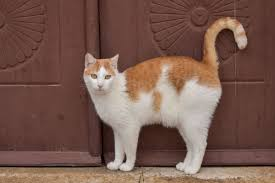
#> input picture ComputerVision/Source/Kucing.jpeg, 275 x 183 px, found by its file name
$ python Bab2_3.py
#> lines starting #> are read from the running program, lines starting #| are printed output that depends on the picture
import cv2
import numpy as np

image=cv2.imread("ComputerVision/Source/kucing.jpeg")
#> image is the input picture: shape (183, 275, 3); mean B, G, R 77.8, 88.6, 119.8
cv2.imshow("Original",image)
#image.shape
#   - memberikan dimensi gambar dalam format (height, width, channels) untuk gambar berwarna
#   - :2 mengambil 2 elemen pertama yaitu height (h), dan width (w)
#   contoh: jika gambar berukuran 400x300 piksel, maka h= 400 dan w= 300
(h,w)=image.shape[:2]
#> h = 183; w = 275

#Applying Rotation
center=(w//2,h//2)                                          # menetukan titik pusat rotasi
#> center = (137, 91)
rotation_matrix=cv2. getRotationMatrix2D(center,45,1)       # membuat matriks rotasi
rotated_image=cv2.warpAffine(image,rotation_matrix, (w,h))
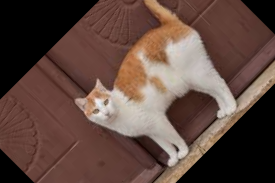
#> rotated_image: shape (183, 275, 3); mean B, G, R 63.2, 71.5, 95.2
cv2.imshow("Rotation", rotated_image)

#Applying Translation
translation_matrix=np.float32([[1,0,50],[0,1,50]])
translated_image=cv2.warpAffine(image, translation_matrix,(w,h))
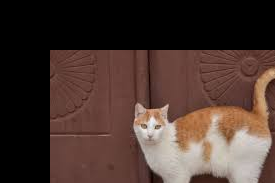
#> translated_image: shape (183, 275, 3); mean B, G, R 47.8, 54.5, 73.8
cv2.imshow("Translation",translated_image)

#Brightness and Contrast adjustment
bright_contrast_image=cv2.convertScaleAbs(image, alpha=1.5, beta=50)
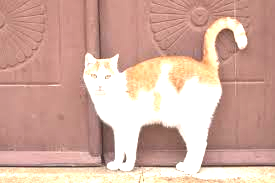
#> bright_contrast_image: shape (183, 275, 3); mean B, G, R 159.2, 172.6, 210.9

#Applying Gaussian Blur
blurred_image=cv2.GaussianBlur(image, (15, 15), 0)
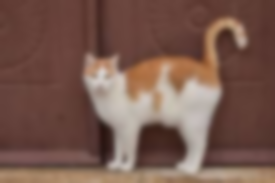
#> blurred_image: shape (183, 275, 3); mean B, G, R 77.8, 88.6, 119.8

#Applying Sharpening
kernel= np.array([[0, -1, 0], [-1, 5, -1], [0, -1, 0]])
sharpened_image = cv2.filter2D(image,-1, kernel)
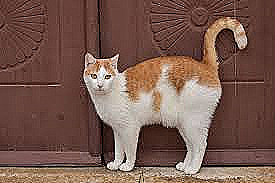
#> sharpened_image: shape (183, 275, 3); mean B, G, R 78.8, 89.4, 120.1

cv2.imshow("Brightness and Contrast", bright_contrast_image)
cv2.imshow("Gaussian Blur", blurred_image)
cv2.imshow("Sharpened Image", sharpened_image)

cv2.waitKey(0)
cv2.destroyAllWindows()
